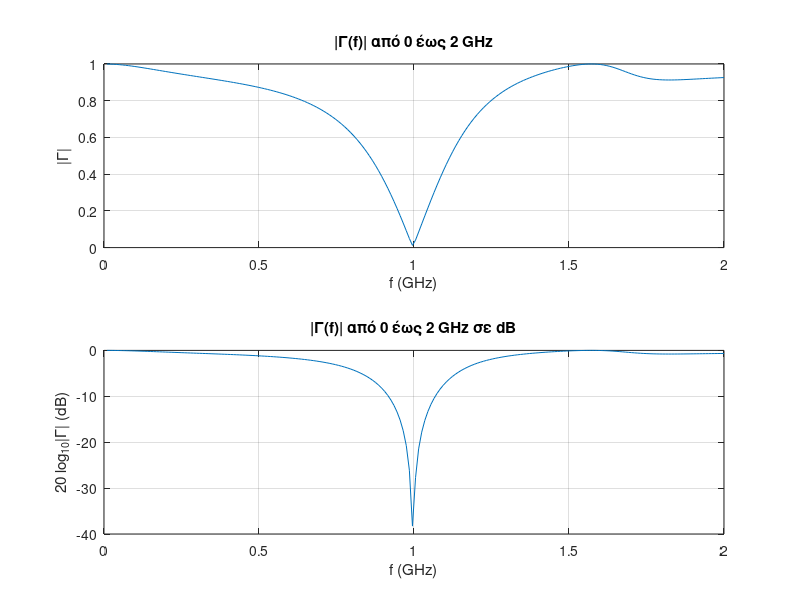

Reproduce this figure in MATLAB.
vp = 3e8;
f0 = 1e9;
N = 201;

f = 0 : (2*f0/N) : (2*f0) ;

betaL = @(length) (length)*2*pi.*(f/f0);

L1 = 0.2;
% for the not minimum, but next possible lengths of L2 & Lstub we change them
L2 = 0.091;     % L2 = 0.448
Lstub = 0.159;  % Lstub = 0.34

RL = 100;
CL = 2e-12;
C = 2.7e-12;
Z0 = 50;

XL = 1./(2*pi.*f*CL);
ZL = RL -1j.*XL;

% resistance before parallel capacitor
Z1 = Z0 .* ((ZL + 1j*Z0*tan(betaL(L1))) ./ (Z0 + 1j*ZL.*tan(betaL(L1))) );

Y1 = 1 ./ Z1;

% parallel capacitor
YC = 1j*2*pi.*f*C;

YA = Y1 + YC;
ZA = 1 ./ YA;

% resistance before stub
Zin1 = Z0 .* ((ZA + 1j*Z0*tan(betaL(L2))) ./ (Z0 + 1j*ZA.*tan(betaL(L2))) );
Yin1 = 1 ./ Zin1;

% stub
Zstub = Z0 ./ (1j*tan(betaL(Lstub)));
Ystub = 1 ./ Zstub;

Yin = Yin1 + Ystub;
Zin = 1 ./ Yin;

Gamma = abs((Zin - Z0)./(Zin + Z0));
Gammadb = 20*log10(Gamma);

figure;
subplot(2,1,1);
plot(f/1e9, Gamma);
xlabel('f (GHz)'); ylabel('|Γ|');
title('|Γ(f)| από 0 έως 2 GHz');
grid on;

subplot(2,1,2);
plot(f/1e9, Gammadb);
xlabel('f (GHz)'); ylabel('20 log_{10}|Γ| (dB)');
title('|Γ(f)| από 0 έως 2 GHz σε dB');
grid on;
